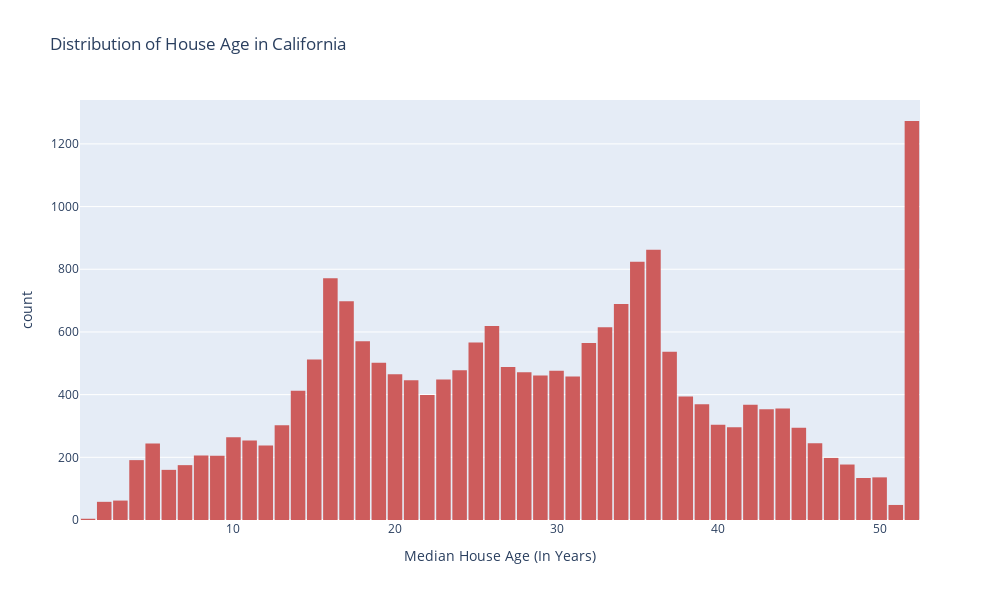

This figure's notebook cell:
### Code cell
# Histogram to visualize the distribution of house ages in California
fig = px.histogram(data,
                   x = 'Median_Age',
                   title = 'Distribution of House Age in California',
                   color_discrete_sequence = ['indianred'],
                   labels = {'Median_Age':'Median House Age (In Years)'}
                    )
fig.update_layout(bargap = 0.1, width = 1000, height = 600)
fig.show()

### Figure 1 — Plotly figure (JSON) as saved in the notebook; plotly's stock layout.template omitted (floating-point values rounded to 4 significant figures; data arrays with more than 128 entries replaced by an {"elided": "..."} marker saying what was removed)
{"data": [{"bingroup": "x", "hovertemplate": "Median House Age (In Years)=%{x}<br>count=%{y}<extra></extra>", "legendgroup": "", "marker": {"color": "indianred", "pattern": {"shape": ""}}, "name": "", "orientation": "v", "showlegend": false, "type": "histogram", "x": {"elided": "20640 int values"}, "xaxis": "x", "yaxis": "y"}], "layout": {"bargap": 0.1, "barmode": "relative", "height": 600, "legend": {"tracegroupgap": 0}, "title": {"text": "Distribution of House Age in California"}, "width": 1000, "xaxis": {"anchor": "y", "domain": [0, 1], "title": {"text": "Median House Age (In Years)"}}, "yaxis": {"anchor": "x", "domain": [0, 1], "title": {"text": "count"}}}}
